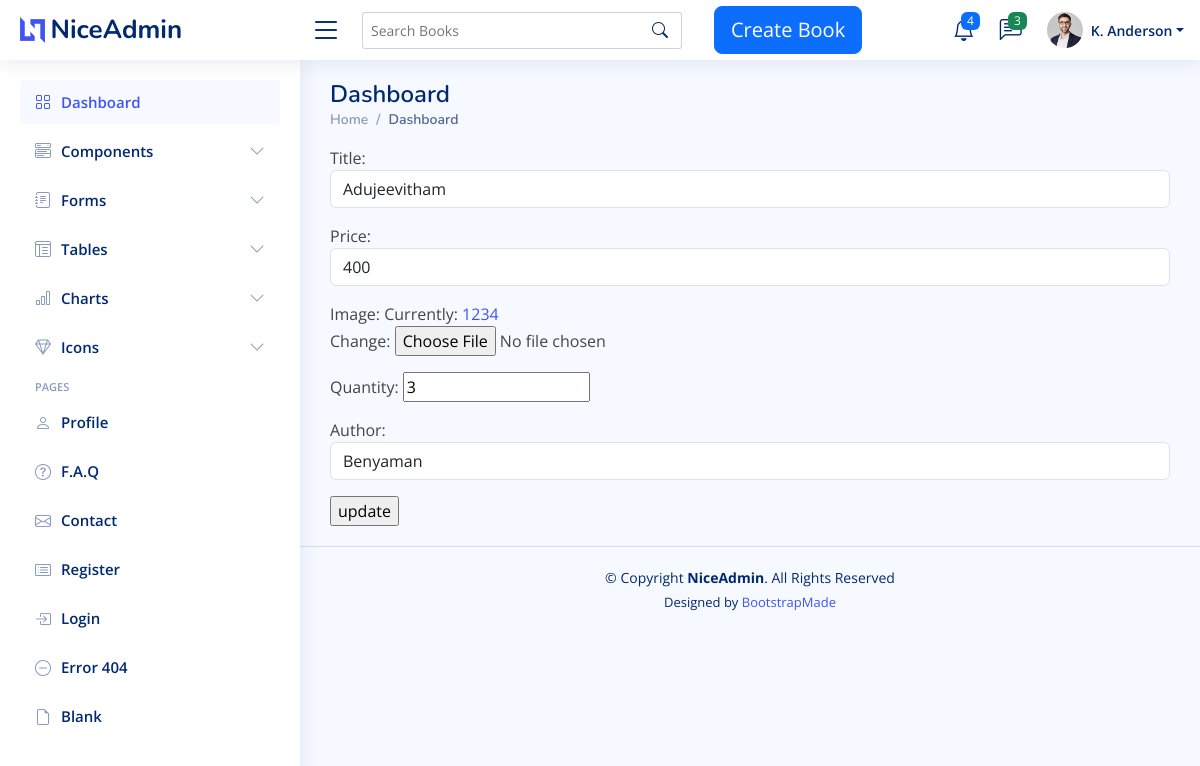
Screenshot of /updateview/6/ with the database file from the repository.
### book_PP/models.py (models this page shows, shortened)
class Book(models.Model):
    title = models.CharField(max_length=200, null=True)
    price = models.IntegerField(null=True)
    image=models.ImageField(upload_to='book_media')
    quantity=models.IntegerField()
    author = models.ForeignKey(Author, on_delete=models.CASCADE)

### book_PP/views.py (the view)
# urls.py: path('updateview/<int:book_id>/', views.updateView, name='update'),
def updateView(request, book_id):
    book = Book.objects.get(id=book_id)
    if request.method == 'POST':
        form = BookForm(request.POST, request.FILES, instance=book)  # Corrected typo
        if form.is_valid():
            form.save()
            return redirect('/')  # Or use a named URL like 'list_book'
    else:
        form = BookForm(instance=book)
    return render(request, 'admin/updateview.html', {'form': form, 'book': book})

### book_PP/forms.py
class BookForm(forms.ModelForm):
    class Meta:
        model=Book
        fields='__all__'
        widgets={
            'title':forms.TextInput(attrs={'class':'form-control','placeholder':'Enter the book name'}),
            'author':forms.Select(attrs={'class':'form-control','placeholder':'Enter the book author'}),
            'price':forms.NumberInput(attrs={'class':'form-control','placeholder':'Enter the book price'})
        }

### book_PP/models.py (called while the page is built)
    def __str__(self):
        return '{}'.format(self.name)

### templates/admin/updateview.html (shortened to what this page needs)
{% extends 'admin/base.html' %}
{% load static %}
{% block content %}
<form action="" method="post" enctype="multipart/form-data">
    {{ form.as_p}}
    <input type="submit" value="update" >
</form>
{% endblock %}

### static/assets/css/style.css (style rules this page uses)
:root { scroll-behavior: smooth; }
body { font-family: "Open Sans", sans-serif; background: #f6f9ff; color: #444444; display :flex; flex-flow:column; width:100%; justify-content:center; align-item:center; }

### rows the page displays
Book: title "Adujeevitham", price "400", quantity "3", author "Benyaman"
